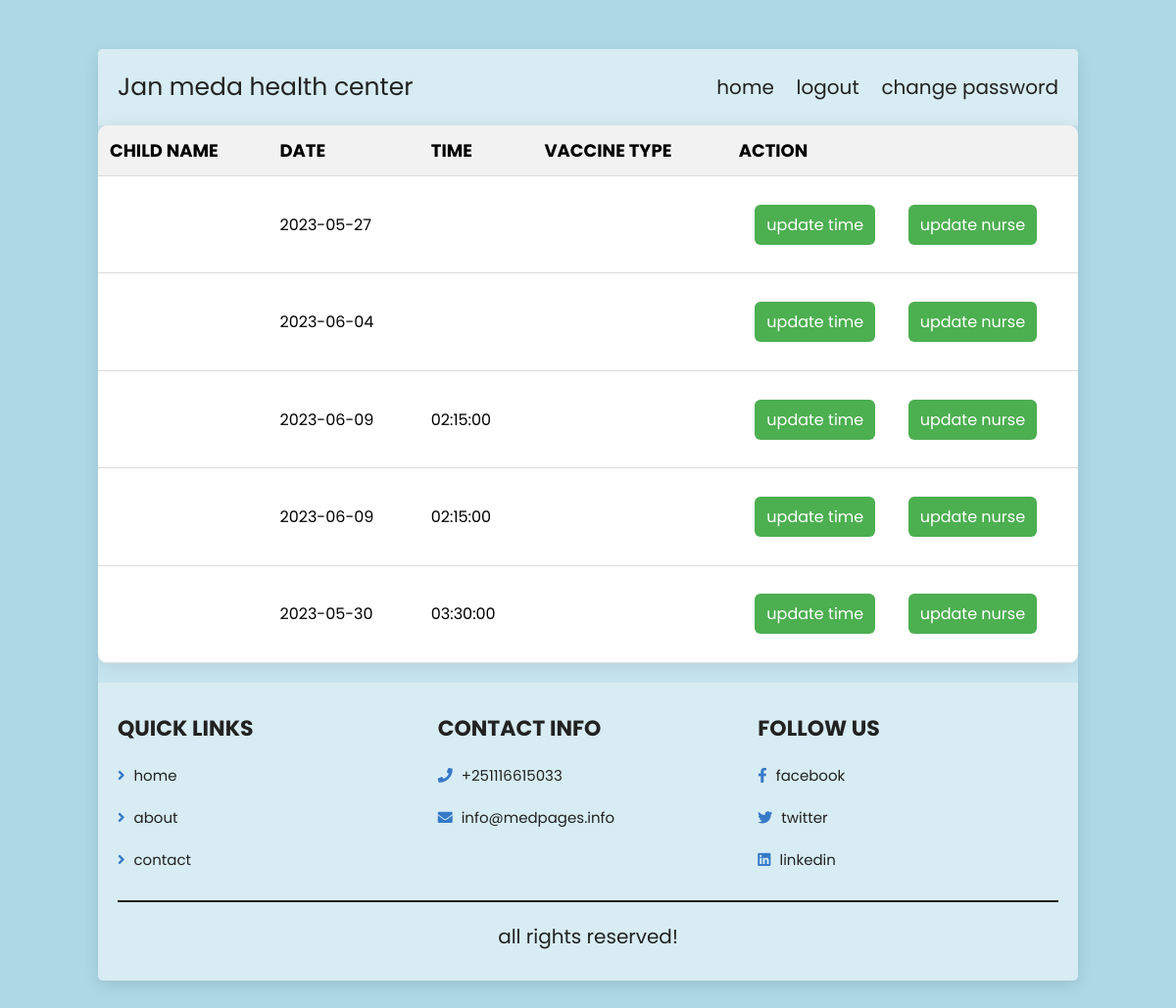
Page /schedule.php on the committed database.
### tables this page shows
CREATE TABLE `schedule` (
  `s_id` int(11) NOT NULL,
  `c_id` int(11) DEFAULT NULL,
  `n_id` int(11) DEFAULT NULL,
  `time` time DEFAULT NULL,
  `date` date DEFAULT NULL,
  `v_type` varchar(10) DEFAULT NULL
);

### schedule.php (the view, shortened to what this page needs)
<!DOCTYPE html>
<html lang="en">
<head>
   <link rel="stylesheet" href="https://cdnjs.cloudflare.com/ajax/libs/font-awesome/5.15.4/css/all.min.css">
   <link rel="stylesheet" href="https://unpkg.com/swiper@7/swiper-bundle.min.css" />
   <link rel="stylesheet" href="css/Style.css">
   <ink rel="shortcut icon" href="images/ye.jpg">
</head>
<body>
   <div class="container">
      <?php @include 'header.php'; ?>
      <fieldset>
         <?php
            $host = "localhost";
            $username = "root";
            $password = "";
            $dbname = "vaccination_db";
            try {
               $conn = new PDO("mysql:host=$host;dbname=$dbname", $username, $password);
               $conn->setAttribute(PDO::ATTR_ERRMODE, PDO::ERRMODE_EXCEPTION);
               $stmt = $conn->query("SELECT * FROM schedule");
               echo "<table>";
               echo "<tr><th>Child Name</th><th>Date</th><th>Time</th><th>Vaccine Type</th><th>Action</th></tr>";
               while ($row = $stmt->fetch()) {
                  echo "<tr>";
                  echo "<td>" . $row["c_id"] . "</td>";
                  echo "<td>" . $row["date"] . "</td>";
                  echo "<td>" . $row["time"] . "</td>";
                  echo "<td>" . $row["v_type"] . "</td>";
                  echo "<td><button>update time</button><button>update nurse</button></td>";
                  echo "</tr>";
               }
               echo "</table>";
            } catch (PDOException $e) {
               echo "Error: " . $e->getMessage();
            }
          ?>
      </fieldset>
      <?php @include 'footer.php'; ?>
   </div>
</body>
</html>

### css/Style.css (style rules this page uses)
:root { --blue:#3579c7; --white:#fff; --black:#222; --transparent-white:rgba(255,255,255,.3); --border:.2rem solid var(--black); --box-shadow:0 .5rem 1.5rem rgba(0,0,0,.1); }
* { font-family: 'Poppins', sans-serif; margin:0; padding:0; box-sizing: border-box; outline: none; border:none; text-decoration: none; }
html { font-size: 62.5%; overflow-x: hidden; }
.container { border-radius: .5rem; overflow: hidden; background: var(--transparent-white); max-width: 1200px; margin:10rem auto; box-shadow: var(--box-shadow); }
@media (max-width:1200px) { .container { margin:5rem 10rem; } }

### schedule.php (style rules this page uses)
body { background-color: lightblue; font-family: Arial, sans-serif; }
table { border-collapse: collapse; width: 100%; margin-bottom: 20px; background-color: white; box-shadow: 0 0 20px rgba(0, 0, 0, 0.1); border-radius: 10px; overflow: hidden; }
th, td { text-align: left; padding: 12px; border-bottom: 1px solid #ddd; }
th { background-color: #f2f2f2; font-size: 18px; text-transform: uppercase; }
td { font-size: 16px; }
button { display: inline-block; padding: 8px 12px; border-radius: 6px; border: none; background-color: #4CAF50; color: white; font-size: 16px; cursor: pointer; transition: background-color 0.3s ease; margin: 5%; }

### rows in the picture
schedule: date "2023-05-27"
schedule: date "2023-06-04"
schedule: date "2023-06-09", time "02:15:00"
schedule: date "2023-06-09", time "02:15:00"
schedule: date "2023-05-30", time "03:30:00"
